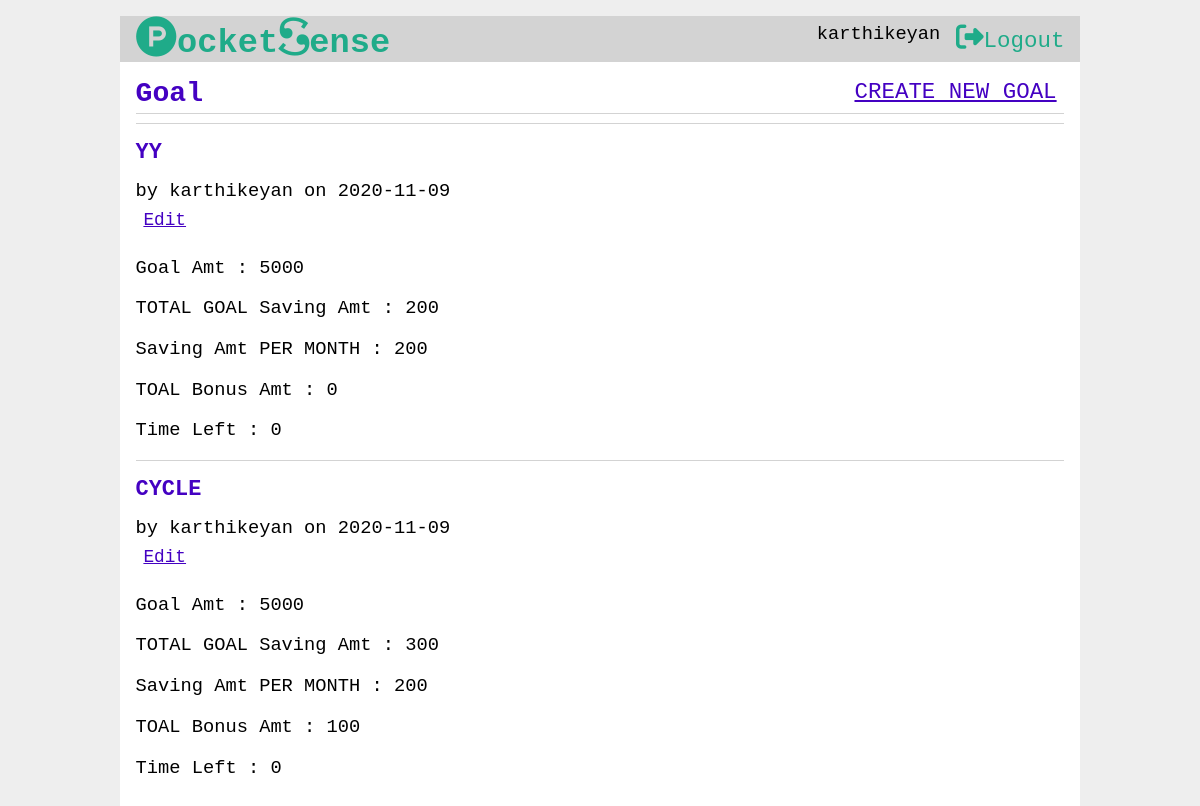
/goal/account (signed in), run on the app's committed database.
### tables this page shows
CREATE TABLE child(
	child_id INTEGER PRIMARY KEY AUTOINCREMENT,
	child_username TEXT UNIQUE NOT NULL,
	parent_email TEXT UNIQUE NOT NULL,
	child_password TEXT NOT NULL
);

CREATE TABLE goal(
	goal_id INTEGER PRIMARY KEY AUTOINCREMENT,
	author_id INTEGER ,
	task_author INTEGER,

	goal_name TEXT UNIQUE ,
	income_amt INTEGER ,
	goal_amt INTEGER ,
	goal_saving INTEGER,

	fix_saving_amt INTEGER,
	saving_amt INTEGER ,
	emergency_amt INTEGER ,
	
	bonus INTEGER ,
    time_left INTEGER ,
	personal_amt INTEGER ,
	counter INTEGER,

	created TIMESTAMP DEFAULT CURRENT_TIMESTAMP,


	task_name  TEXT,

	task_amt INTEGER,
	task_count INTEGER,
	
	FOREIGN KEY (author_id) REFERENCES child (child_id),
	
	FOREIGN KEY (task_author) REFERENCES parent (parent_id)

);

### fin/goal.py (the view, shortened to what this page needs)
@bp.route('/account' ,  methods = ('GET' , 'POST'))
@child_login_required
def account():
    db = get_db()
    goals = db.execute(
            'SELECT go.goal_id , income_amt , goal_amt , saving_amt , emergency_amt , author_id , goal_name , child_username , time_left ,personal_amt, created , bonus , counter , goal_saving  , fix_saving_amt'
            ' FROM goal go JOIN child c ON go.author_id = c.child_id'
            ' ORDER BY created DESC'
            ).fetchall()
    from datetime import datetime
    counter =0
    for x in goals:
        counter += 1
    for i in range(0 , counter):
        created_time = goals[i]['created']
        today = datetime.today()
        goal_saving = goals[i]['goal_saving']
        fix_saving_amt = goals[i]['fix_saving_amt']
        created_month = int(created_time.strftime('%m'))
        created_date = int(created_time.strftime('%d'))
        tracker = goals[i]['counter']
        tracker += created_month
        curr_month = int(today.strftime('%m'))
        curr_date = int(today.strftime('%d'))
        if(tracker != 12):
            if (created_date == curr_date and tracker + 1  == curr_month):
                saving_amt = goals[i]['saving_amt']
                goal_saving += fix_saving_amt
                saving_amt += saving_amt
                tracker += 1
                db.execute(
                    'UPDATE goal SET saving_amt = ? ,counter = ?, goal_saving= ? '
                    ' WHERE created = ?',
                    (saving_amt , tracker,goal_saving, created_time)
                    )
                db.commit()
    return render_template('goal/account.html' , goals=goals)

### fin/auth.py (called while the page is built)
@bp.before_app_request
def load_logged_in_parent():
    parent_id = session.get('parent_id')
    if parent_id is None:
        g.parent = None
    else:
        g.parent = get_db().execute(
            'SELECT * FROM parent WHERE parent_id = ?', (parent_id,)
        ).fetchone()

@bp.before_app_request
def load_logged_in_child():
    child_id = session.get('child_id')
    if child_id is None:
        g.child = None
    else:
        g.child = get_db().execute(
            'SELECT * FROM child WHERE child_id = ?', (child_id,)
        ).fetchone()

def child_login_required(view):
    @functools.wraps(view)
    def wrapped_view(**kwargs):
        if g.child is None:
            return redirect(url_for('auth.child_login'))
        return view(**kwargs)
    return wrapped_view

### fin/db.py (called while the page is built)
def get_db():
	if 'db' not in g:
		g.db = sqlite3.connect( current_app.config['DATABASE'] , detect_types=sqlite3.PARSE_DECLTYPES)
		g.db.row_factory = sqlite3.Row
	return g.db

### fin/templates/goal/account.html
{% extends 'child_base.html' %}
{% block header %}
  <h1>{% block title %}Goal{% endblock %}</h1>
  {% if g.child %}
    <a class="action" href="{{ url_for('goal.create') }}">CREATE NEW GOAL</a>
  {% endif %}
{% endblock %}
{% block content %}
  {% for goal in goals %}
    <article class="goal">
      <header>
        <div>
          {% if g.child['child_id'] == goal['author_id'] %}
          <h1>{{ goal['goal_name'] }}</h1>
            <div class="about">by {{ goal['child_username'] }} on {{goal['created'].strftime('%Y-%m-%d')}} </div>
            <a style = font-size:95%; class="action" href="{{ url_for('goal.update', goal_id=goal['goal_id']) }}">Edit</a>
      </header>
      <p class="body">Goal Amt : {{ goal['goal_amt'] }}</p>
      <p class="body">TOTAL GOAL Saving Amt  : {{ goal['goal_saving'] }}</p>
      <p class="body">Saving Amt PER  MONTH  : {{ goal['fix_saving_amt'] }}</p>
      <p class="body">TOAL Bonus Amt  : {{ goal['bonus'] }}</p>
      <p class="body">Time Left  : {{ goal['time_left'] }}</p>
      {% endif %}
    </article>
    {% if not loop.last %}
      <hr>
    {% endif %}
  {% endfor %}
{% endblock %}

### fin/templates/child_base.html (shortened to what this page needs)
<!doctype html>
<link rel="stylesheet" href="{{ url_for('static', filename='main.css') }}">
<nav>
  <h1></h><a style="color: #1fab89" href=""><i class="fa fa-product-hunt" aria-hidden="true"></i>ocket<i class="fa fa-scribd" aria-hidden="true"></i>ense</a></h1>
  <ul>
    {% if g.child %}
      <li><span>{{ g.child['child_username'] }}</span>
      <li><a style = color:#1fab89;text-decoration:none; href="{{ url_for('auth.child_logout') }}"><i class="fa fa-sign-out" aria-hidden="true"></i>Logout</a>
    {% else %}
      <li><a href="{{ url_for('auth.child_register') }}">Register</a>
      <li><a href="{{ url_for('auth.child_login') }}">Log In</a>
      <li><a href="{{ url_for('auth.child_email_required') }}">Forget Password</a>
    {% endif %}
  </ul>
</nav>
<section class="content">
  <header>
    {% block header %}{% endblock %}
  </header>
  {% block content %}{% endblock %}
</section>

### fin/static/main.css (style rules this page uses)
h1 { font-family: monospace; color: #4401c2; margin: 1rem 0; }
a { color: #4401c2; font-size: 120%; }
hr { border: none; border-top: 1px solid lightgray; }
nav { background: lightgray; display: flex; align-items: center; padding: 0 0.5rem; }
nav h1 { flex: auto; margin: 0; }
nav h1 a { text-decoration: none; padding: 0.25rem 0.5rem; }
nav ul { display: flex; list-style: none; margin: 0; padding: 0; }
nav ul li a, nav ul li span, header .action { display: block; padding: 0.5rem; }
.content { padding: 0 1rem 1rem; }
.content > header { border-bottom: 1px solid lightgray; display: flex; align-items: flex-end; }
.content > header h1 { flex: auto; margin: 1rem 0 0.25rem 0; }
.content:last-child { margin-bottom: 0; }

### data on the page
child: child.child_username "karthikeyan"
goal: goal_name "YY", child_username "karthikeyan", created "2020-11-09", goal_amt "5000", goal_saving "200", fix_saving_amt "200", bonus "0", time_left "0"
goal: goal_name "CYCLE", child_username "karthikeyan", created "2020-11-09", goal_amt "5000", goal_saving "300", fix_saving_amt "200", bonus "100", time_left "0"
